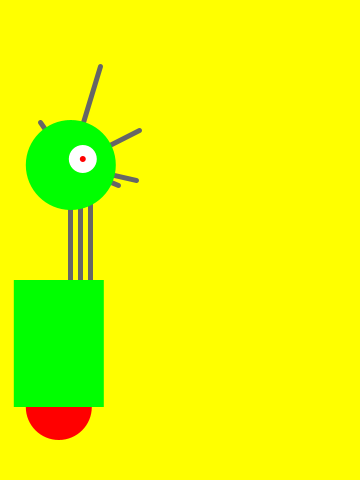
Frame 1 (no input)
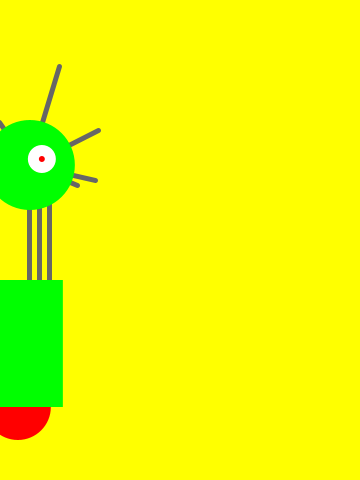
Frame 60 (the mouse pressed at the canvas centre just before this capture)
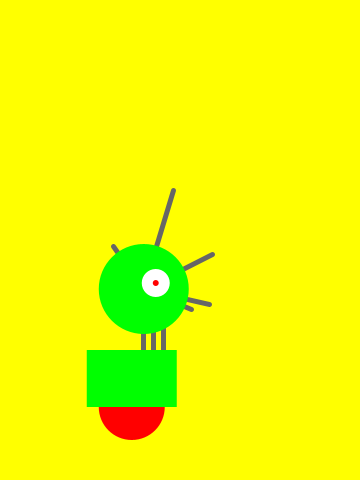
Frame 120 (the mouse held since frame 60 and released just before this capture)

The Processing sketch that drew these frames (run headless with seeded random() and noise(); from frame 60 on, the mouse is pressed at the canvas centre):

// Processing sketch: processing_81934
// ── processing_81934.pde

float x=60;           //X-coordinate
float y=440;          //Y-coordinate
int radius=45;        //Head Radius
int bodyHeight=160;   //Body Height
int neckHeight=70;    //Neck Height

float easing=0.02;

void setup(){
  size(360,480);
  smooth();
  strokeWeight(2);
  ellipseMode(RADIUS);
}

void draw(){
  
  int targetX=mouseX;
  x+=(targetX-x)*easing;
  
  if (mousePressed){
    neckHeight=16;
    bodyHeight=90;
  }else{
    neckHeight=70;
    bodyHeight=160;
  }
  
  float ny=y-bodyHeight-neckHeight-radius;

  background(255,255,0);

  //Neck
  stroke(102);
  strokeWeight(5);
  line(x+12,y-bodyHeight,x+12,ny);
  line(x+22,y-bodyHeight,x+22,ny);
  line(x+32,y-bodyHeight,x+32,ny);

  //Antennae
  line(x+12,ny,x-18,ny-43);
  line(x+12,ny,x+42,ny-99);
  line(x+12,ny,x+78,ny+15);
  line(x+12,ny,x+81,ny-35);
  line(x+12,ny,x+60,ny+20);

  
  //Body
  noStroke();
  fill(255,0,0);
  ellipse(x,y-33,33,33);
  fill(0,255,0);
  rect(x-45,y-bodyHeight,90,bodyHeight-33);
  
  //Head
  fill(0,255,0);
  ellipse(x+12,ny,radius,radius);
  fill(255);
  ellipse(x+24,ny-6,14,14);
  fill(255,0,0);
  ellipse(x+24,ny-6,3,3);
}
